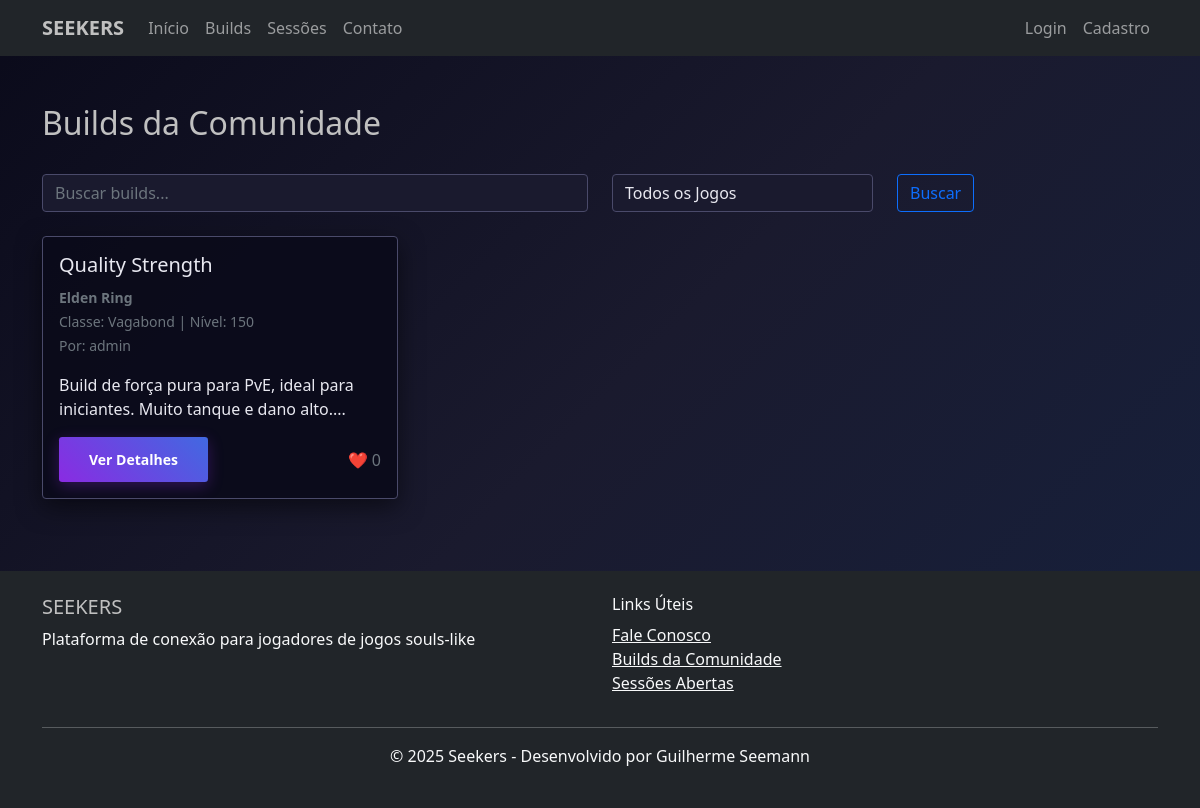
The page /builds.php on the database its author committed.
### tables this page shows
CREATE TABLE `builds` (
  `id` int(11) NOT NULL,
  `nome` varchar(100) NOT NULL,
  `jogo` varchar(50) NOT NULL,
  `classe` varchar(50) DEFAULT NULL,
  `nivel` int(11) DEFAULT NULL,
  `atributos` longtext DEFAULT NULL CHECK (json_valid(`atributos`)),
  `equipamentos` longtext DEFAULT NULL CHECK (json_valid(`equipamentos`)),
  `descricao` text DEFAULT NULL,
  `autor_id` int(11) DEFAULT NULL,
  `publico` tinyint(1) DEFAULT 1,
  `curtidas` int(11) DEFAULT 0,
  `criado_em` timestamp NOT NULL DEFAULT current_timestamp()
);

CREATE TABLE `usuarios` (
  `id` int(11) NOT NULL,
  `username` varchar(50) NOT NULL,
  `email` varchar(150) NOT NULL,
  `senha` varchar(255) NOT NULL,
  `plataformas` longtext DEFAULT NULL CHECK (json_valid(`plataformas`)),
  `jogos_preferidos` longtext DEFAULT NULL CHECK (json_valid(`jogos_preferidos`)),
  `usa_mods` tinyint(1) DEFAULT 0,
  `bio` text DEFAULT NULL,
  `avatar` varchar(255) DEFAULT NULL,
  `data_criacao` timestamp NOT NULL DEFAULT current_timestamp(),
  `ultimo_acesso` timestamp NOT NULL DEFAULT current_timestamp() ON UPDATE current_timestamp()
);

### builds.php (the view, shortened to what this page needs)
<?php
include 'includes/header.php';
$conexao = conexao();
$sql = "SELECT b.*, u.username FROM builds b
        JOIN usuarios u ON b.autor_id = u.id
        WHERE b.publico = 1
        ORDER BY b.criado_em DESC";
$stmt = $conexao->prepare($sql);
$stmt->execute();
$builds = $stmt->fetchAll(PDO::FETCH_ASSOC);
?>
<div class="container mt-5">
    <div class="row">
        <div class="col-md-12">
            <div class="d-flex justify-content-between align-items-center mb-4">
                <h2 class="text-warning">Builds da Comunidade</h2>
            </div>
            <div class="row mb-4">
                <div class="col-md-6">
                    <input type="text" class="form-control" id="busca-builds" placeholder="Buscar builds...">
                </div>
                <div class="col-md-3">
                    <select class="form-control" id="filtro-jogo">
                        <option value="">Todos os Jogos</option>
                    </select>
                </div>
                <div class="col-md-3">
                    <button class="btn btn-outline-primary" onclick="buscarBuilds()">Buscar</button>
                </div>
            </div>
            <div id="lista-builds">
                <div class="row">
                    <?php foreach($builds as $build): ?>
                        <div class="col-md-6 col-lg-4 mb-4">
                            <div class="card build-card h-100 <?= isset($_SESSION['usuarioLogado']) && $build['autor_id'] == $_SESSION['usuarioLogado'] ? 'border-warning' : '' ?>">
                                <div class="card-body">
                                    <h5 class="card-title"><?= htmlspecialchars($build['nome']) ?></h5>
                                    <p class="card-text">
                                        <small class="text-muted">
                                            <strong><?= htmlspecialchars($build['jogo']) ?></strong><br>
                                            Classe: <?= htmlspecialchars($build['classe']) ?> | Nível: <?= $build['nivel'] ?><br>
                                            Por: <?= htmlspecialchars($build['username']) ?>
                                        </small>
                                    </p>
                                    <p class="card-text"><?= htmlspecialchars(substr($build['descricao'], 0, 100)) ?>...</p>
                                    <div class="d-flex justify-content-between align-items-center">
                                        <a href="build_detalhes.php?id=<?= $build['id'] ?>" class="btn btn-primary btn-sm">Ver Detalhes</a>
                                        <div>
                                            <?php if(isset($_SESSION['usuarioLogado'])): ?>
                                                <?php
                                                $sql_curtiu = "SELECT id FROM curtidas_builds WHERE usuario_id = :usuario_id AND build_id = :build_id";
                                                $stmt_curtiu = $conexao->prepare($sql_curtiu);
                                                $stmt_curtiu->bindParam(':usuario_id', $_SESSION['usuarioLogado']);
                                                $stmt_curtiu->bindParam(':build_id', $build['id']);
                                                $stmt_curtiu->execute();
                                                $ja_curtiu = $stmt_curtiu->fetch();
                                                ?>
                                                <button class="btn <?= $ja_curtiu ? 'btn-success' : 'btn-outline-primary' ?> btn-sm" id="btn-curtir-<?= $build['id'] ?>" onclick="curtirBuild(<?= $build['id'] ?>)">
                                                    ❤️ <span id="curtidas-<?= $build['id'] ?>"><?= $build['curtidas'] ?></span> <?= $ja_curtiu ? 'Curtido' : 'Curtir' ?>
                                                </button>
                                            <?php else: ?>
                                                <span class="text-muted">❤️ <?= $build['curtidas'] ?></span>
                                            <?php endif; ?>
                                        </div>
                                    </div>
                                </div>
                            </div>
                        </div>
                    <?php endforeach; ?>
                </div>
            </div>
        </div>
    </div>
</div>
<?php include 'includes/footer.php'; ?>

### assets/css/style.css (style rules this page uses)
body { background: linear-gradient(135deg, #0a0a1a 0%, #1a1a2e 50%, #16213e 100%); color: #e8e8f0; min-height: 100vh; }
.btn-primary { background: linear-gradient(45deg, #8a2be2, #4169e1); border: none; padding: 12px 30px; font-weight: 600; box-shadow: 0 4px 15px rgba(138, 43, 226, 0.3); transition: all 0.3s; }
.card { background: rgba(10, 10, 26, 0.9); border: 1px solid #4a4a6a; box-shadow: 0 8px 25px rgba(0, 0, 0, 0.5); }
.form-control { background: #1a1a2e; border: 1px solid #4a4a6a; color: #e8e8f0; }
.text-warning { color: #c0c0c0 !important; }
.build-card { transition: transform 0.3s; }

### rows shown on the page
builds: nome "Quality Strength", jogo "Elden Ring", classe "Vagabond", nivel "150", autor.username "admin", descricao "Build de força pura para PvE, ideal para iniciantes. Muito tanque e dano alto.", curtidas "0"
